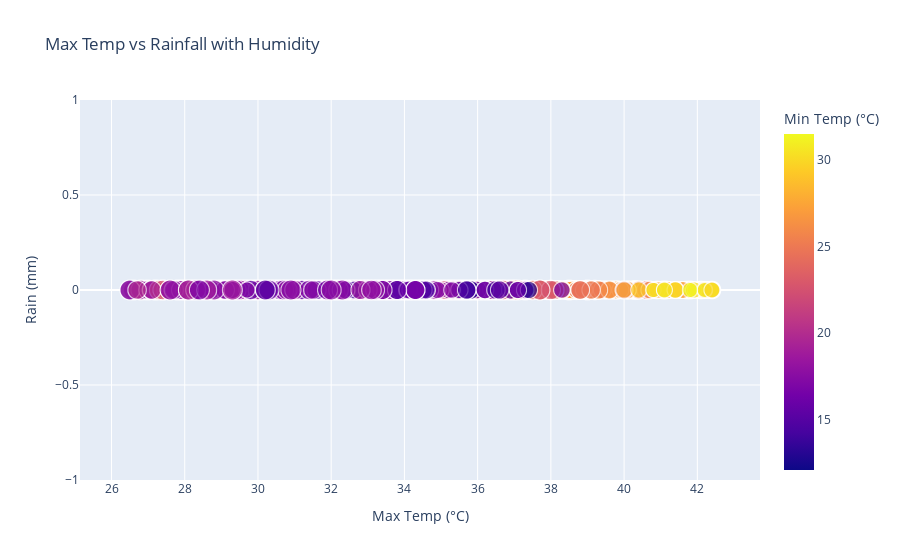

Here is the notebook cell this chart was saved with:
### Markdown cell above
### Multivariate Analysis

### Code cell
import plotly.express as px

fig = px.scatter(df_cleaned, x='Max Temp (°C)', y='Rain (mm)', 
                 size='Max Humidity (%)', color='Min Temp (°C)',
                 title=' Max Temp vs Rainfall with Humidity')
fig.show()

### Figure 1 — Plotly figure (JSON) as saved in the notebook; plotly's stock layout.template omitted (floating-point values rounded to 4 significant figures; data arrays with more than 128 entries replaced by an {"elided": "..."} marker saying what was removed)
{"data": [{"hovertemplate": "Max Temp (°C)=%{x}<br>Rain (mm)=%{y}<br>Max Humidity (%)=%{marker.size}<br>Min Temp (°C)=%{marker.color}<extra></extra>", "legendgroup": "", "marker": {"color": {"elided": "6757 float values"}, "coloraxis": "coloraxis", "size": {"elided": "6757 float values"}, "sizemode": "area", "sizeref": 0.25, "symbol": "circle"}, "mode": "markers", "name": "", "showlegend": false, "type": "scattergl", "x": {"elided": "6757 float values"}, "xaxis": "x", "y": {"elided": "6757 float values"}, "yaxis": "y"}], "layout": {"coloraxis": {"colorbar": {"title": {"text": "Min Temp (°C)"}}, "colorscale": [[0, "#0d0887"], [0.1111, "#46039f"], [0.2222, "#7201a8"], [0.3333, "#9c179e"], [0.4444, "#bd3786"], [0.5556, "#d8576b"], [0.6667, "#ed7953"], [0.7778, "#fb9f3a"], [0.8889, "#fdca26"], [1, "#f0f921"]]}, "legend": {"itemsizing": "constant", "tracegroupgap": 0}, "title": {"text": " Max Temp vs Rainfall with Humidity"}, "xaxis": {"anchor": "y", "domain": [0, 1], "title": {"text": "Max Temp (°C)"}}, "yaxis": {"anchor": "x", "domain": [0, 1], "title": {"text": "Rain (mm)"}}}}
